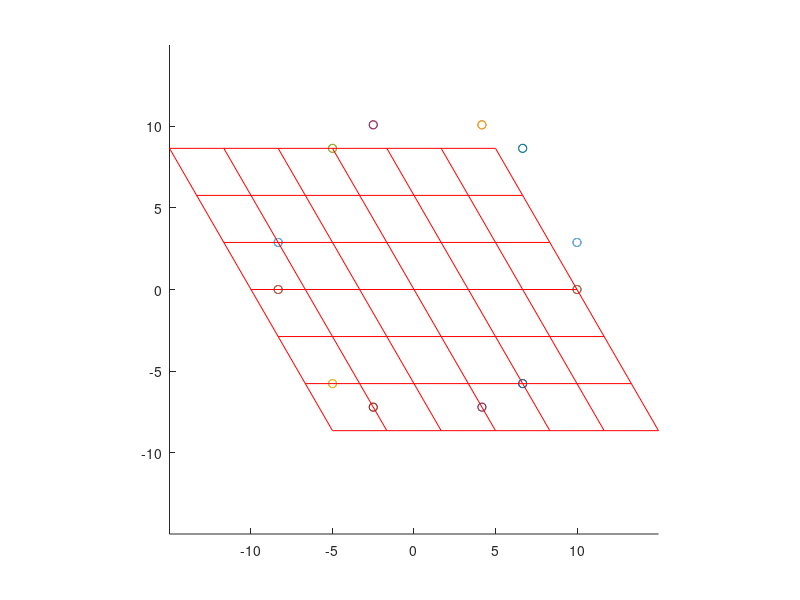

MATLAB code to generate this figure:
clear variables;
a = 3.32987;
c = 0;
scal = 3;
xOrigin = 3;
yOrigin = 0;
zOrigin = 0;

a1 = [a 0 0];
a2 = [-a/2 sqrt(3)*a/2 0];
a3 = [0 0 c];
groupPosition = [xOrigin - 1/2; yOrigin - 1/2; zOrigin + 0];
% Build the symmetry
SymmetryOperation = cell(1, 24);
SymmetryOperation{1} = [ 1  0  0;  0  1  0;  0  0  1];
SymmetryOperation{2} = [ 0 -1  0;  1 -1  0;  0  0  1];
SymmetryOperation{3} = [-1  1  0; -1  0  0;  0  0  1];
SymmetryOperation{4} = [-1  0  0;  0 -1  0;  0  0  1];
SymmetryOperation{5} = [ 1 -1  0;  1  0  0;  0  0  1];
SymmetryOperation{6} = [ 0  1  0; -1  1  0;  0  0  1];
SymmetryOperation{7} = [ 0 -1  0; -1  0  0;  0  0  1];
SymmetryOperation{8} = [-1  1  0;  0  1  0;  0  0  1];
SymmetryOperation{9} = [ 1  0  0;  1 -1  0;  0  0  1];
SymmetryOperation{10}= [ 0  1  0;  1  0  0;  0  0  1];
SymmetryOperation{11}= [ 1 -1  0;  0 -1  0;  0  0  1];
SymmetryOperation{12}= [-1  0  0; -1  1  0;  0  0  1];
SymmetryOperation{13}= [-1  0  0;  0 -1  0;  0  0 -1];
SymmetryOperation{14}= [ 0  1  0; -1  1  0;  0  0 -1];
SymmetryOperation{15}= [ 1 -1  0;  1  0  0;  0  0 -1];
SymmetryOperation{16}= [ 1  0  0;  0  1  0;  0  0 -1];
SymmetryOperation{17}= [-1  1  0; -1  0  0;  0  0 -1];
SymmetryOperation{18}= [ 0 -1  0;  1 -1  0;  0  0 -1];
SymmetryOperation{19}= [ 0  1  0;  1  0  0;  0  0 -1];
SymmetryOperation{20}= [ 1 -1  0;  0 -1  0;  0  0 -1];
SymmetryOperation{21}= [-1  0  0; -1  1  0;  0  0 -1];
SymmetryOperation{22}= [ 0 -1  0; -1  0  0;  0  0 -1];
SymmetryOperation{23}= [-1  1  0;  0  1  0;  0  0 -1];
SymmetryOperation{24}= [ 1  0  0;  1 -1  0;  0  0 -1];
fig = figure();
hold on;
% Calculate the position
equiv = cell(1, length(SymmetryOperation));
directEquiv = cell(1, length(SymmetryOperation));
catesianEquiv = cell(1, length(SymmetryOperation));
for numIdx = 1: length(SymmetryOperation)
    equiv{numIdx} = SymmetryOperation{numIdx} * groupPosition;
    directEquiv{numIdx} = [equiv{numIdx}(1) + 1/2; equiv{numIdx}(2) + 1/2; equiv{numIdx}(3)];
    catesianEquiv{numIdx} = directEquiv{numIdx}(1) * a1 + directEquiv{numIdx}(2) * a2 + directEquiv{numIdx}(3) * a3;
    scatter(catesianEquiv{numIdx}(1), catesianEquiv{numIdx}(2));
end
latticePos = cell(1, 4);
latticePos{1} = [0 0 0];
latticePos{2} = [a 0 0];
latticePos{3} = [a/2 a*sqrt(3)/2 0];
latticePos{4} = [-a/2 a*sqrt(3)/2 0];

xLineLength = 2* scal * a;
yLineLength = 2* scal * sqrt(3)*a /2;
for numIdx = -scal: scal
    lineMin = -scal * a1 + numIdx * a2;
    plot([lineMin(1), lineMin(1) + xLineLength], [lineMin(2), lineMin(2)], 'r');
end
for numIdx = -scal: scal
    lineMin = numIdx * a1 - scal * a2;
    plot([lineMin(1), lineMin(1) - a/2 * scal * 2], [lineMin(2), lineMin(2) + yLineLength], 'r');
end
hold off;
DisplayMin = [-scal * a1 + scal * a2];
displayRange = [DisplayMin(1), -DisplayMin(1), DisplayMin(1), -DisplayMin(1)];
axis(displayRange);
axis square;